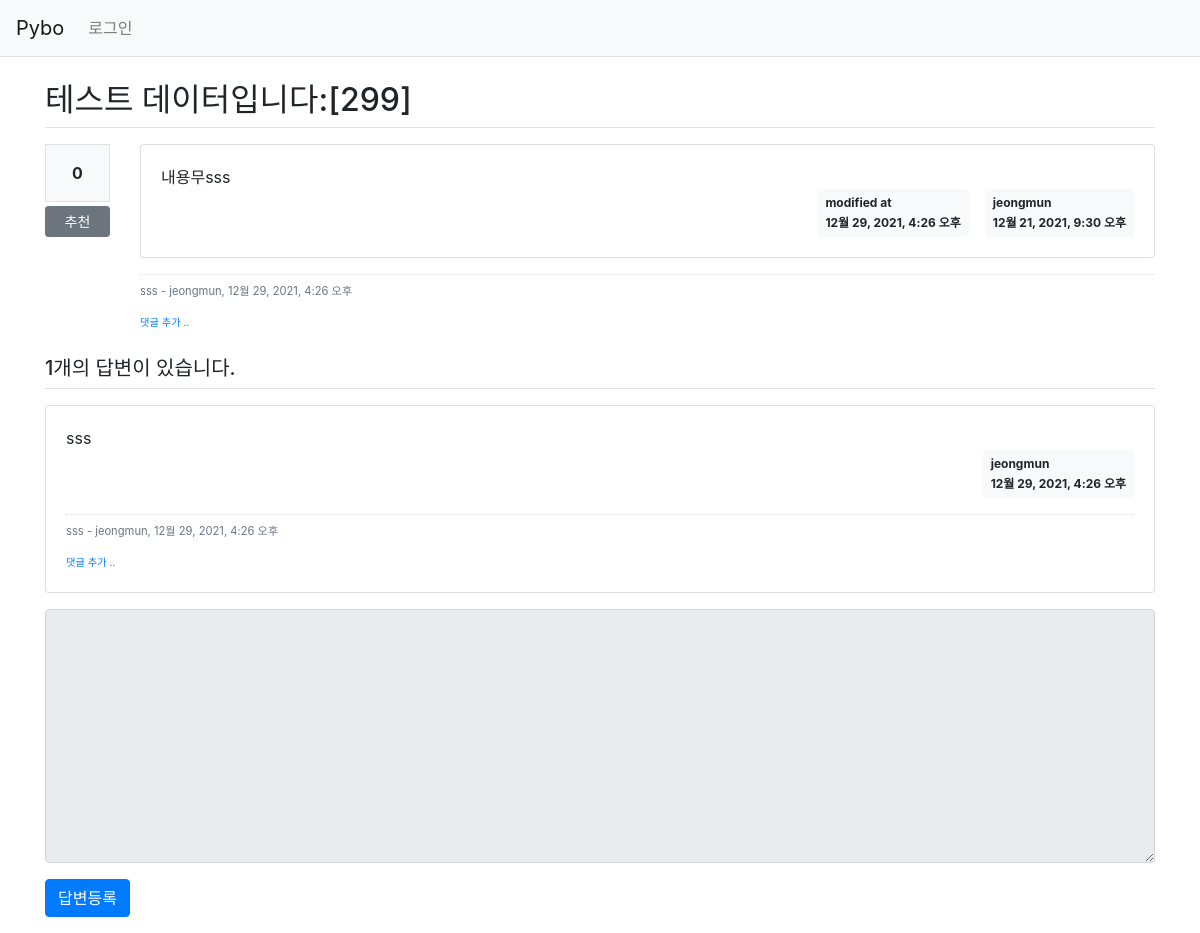
Page /pybo/306/ on the committed database.
### pybo/models.py (models this page shows, shortened)
class Question(models.Model):
	author = models.ForeignKey(User, on_delete=models.CASCADE, related_name='author_question')  # on-delete 옵션 :계정이 삭제되면 이 계정이 작성한 질문을 모두 삭제
	subject = models.CharField(max_length=200)  # 글자 수가 제한된 필드의 경우 CharField 사용
	content = models.TextField()                # 글자 수를 제한할 수 없을 땐 TextField 사용
	create_date = models.DateTimeField()
	modify_date = models.DateTimeField(null=True, blank=True)
	voter = models.ManyToManyField(User, related_name='voter_question') # 추천인 추가

class Comment(models.Model):
	author = models.ForeignKey(User, on_delete=models.CASCADE)
	content  = models.TextField()
	create_date = models.DateTimeField()
	modify_date = models.DateTimeField(null=True, blank=True)
	question = models.ForeignKey(Question, null=True, blank=True, on_delete=models.CASCADE)
	answer = models.ForeignKey(Answer, null=True, blank=True, on_delete=models.CASCADE)

class Answer(models.Model):
	author = models.ForeignKey(User, on_delete=models.CASCADE, related_name='author_answer')
	question = models.ForeignKey(Question, on_delete=models.CASCADE) #CASCADE는 이 답변과 연결된 질문이 삭제될 경우 함께 삭제된다는 의미(종속된다는 의미)
	content = models.TextField()
	create_date = models.DateTimeField()
	modify_date = models.DateTimeField(null=True, blank=True) # blank=True 의미 : form.is_valid() 유효성 검사 없어도 된다는 의미
	voter = models.ManyToManyField(User, related_name='voter_answer')

### pybo/views/base_views.py (the view)
# urls.py: path('<int:question_id>/', base_views.detail, name='detail'),
def detail(request, question_id):
	question = get_object_or_404(Question, pk=question_id)
	context = {'question': question}
	return render(request, './templates/pybo/question_detail.html', context)

### templates/pybo/question_detail.html (shortened to what this page needs)
{% extends '../base.html' %}
{% block content %}
<div class="container my-3">
    <h2 class="border-bottom py-2">{{ question.subject }}</h2>
    <div class="row my-3">
        <div class="col-1">
            <div class="bg-light text-center p-3 border font-weight-bolder mb-1">{{question.voter.count}}</div>
            <a href="#" data-uri="{% url 'pybo:vote_question' question.id  %}"
               class="recommend btn btn-sm btn-secondary btn-block my-1">추천</a>
        </div>
        <div class="col-11">
    <div class="card">
        <div class="card-body">
            <div class="card-text" style="white-space: pre-line;">{{ question.content }}</div>
            <div class="d-flex justify-content-end">
                {% if question.modify_date %}
                <div class="badge badge-light p-2 text-left mx-3">
                    <div class="mb-2">modified at</div>
                    <div>{{ question.modify_date }}</div>
                </div>
                {% endif %}
                <div class="badge badge-light p-2 text-left">
                    <div class="mb-2">{{ question.author.username }}</div>
                    <div>{{ question.create_date }}</div>
                </div>
            </div>
        </div>
    </div>
            {% if question.comment_set.count > 0 %}
            <div class="mt-3">
            {% for comment in question.comment_set.all %}
                <div class="comment py-2 text-muted">
                    <span style="white-space: pre-line;">{{ comment.content }}</span>
                    <span>
                        - {{ comment.author }}, {{ comment.create_date }}
                    </span>
                </div>
            {% endfor %}
            </div>
            {% endif %}
            <div>
                <a href="{% url 'pybo:comment_create_question' question.id  %}"
                class="small"><small>댓글 추가 ..</small></a>
            </div>
        </div>
    </div>
    <h5 class="border-bottom my-3 py-2">{{question.answer_set.count}}개의 답변이 있습니다.</h5>
    {% for answer in question.answer_set.all %}
    <div class="card my-3">
        <div class="card-body">
            <div class="card-text" style="white-space: pre-line;">{{ answer.content }}</div>
            <div class="d-flex justify-content-end">
                <div class="badge badge-light p-2 text-left">
                    <div class="mb-2">{{ answer.author.username }}</div>
                    <div>{{ answer.create_date }}</div>
                </div>
            </div>
            {% if answer.comment_set.count > 0 %}
            <div class="mt-3">
            {% for comment in answer.comment_set.all %}
                <div class="comment py-2 text-muted">
                    <span style="white-space: pre-line;">{{ comment.content }}</span>
                    <span>
                        - {{ comment.author }}, {{ comment.create_date }}
                    </span>
                </div>
            {% endfor %}
            </div>
            {% endif %}
            <div>
                <a href="{% url 'pybo:comment_create_answer' answer.id  %}"
                   class="small"><small>댓글 추가 ..</small></a>
            </div>
        </div>
    </div>
    {% endfor %}
    <form action="{% url 'pybo:answer_create' question.id %}" method="post" class="my-3">
        <div class="form-group">
            <textarea {% if not user.is_authenticated %}disabled{% endif %}
                name="content" id="content" class="form-control" rows="10"></textarea>
        </div>
        <input type="submit" value="답변등록" class="btn btn-primary">
    </form>
</div>
{% endblock %}

### static/style.css (style rules this page uses)
.comment { border-top:dotted 1px #ddd; font-size:0.7em; }

### rows in the picture
Question: subject "테스트 데이터입니다:[299]", voter.count "0", content "내용무sss", modify_date "12월 29, 2021, 4:26 오후", author.username "jeongmun", create_date "12월 21, 2021, 9:30 오후", answer_set.count "1"
Comment: content "sss", author "jeongmun", create_date "12월 29, 2021, 4:26 오후"
Answer: content "sss", author.username "jeongmun", create_date "12월 29, 2021, 4:26 오후"
Comment: content "sss", author "jeongmun", create_date "12월 29, 2021, 4:26 오후"
